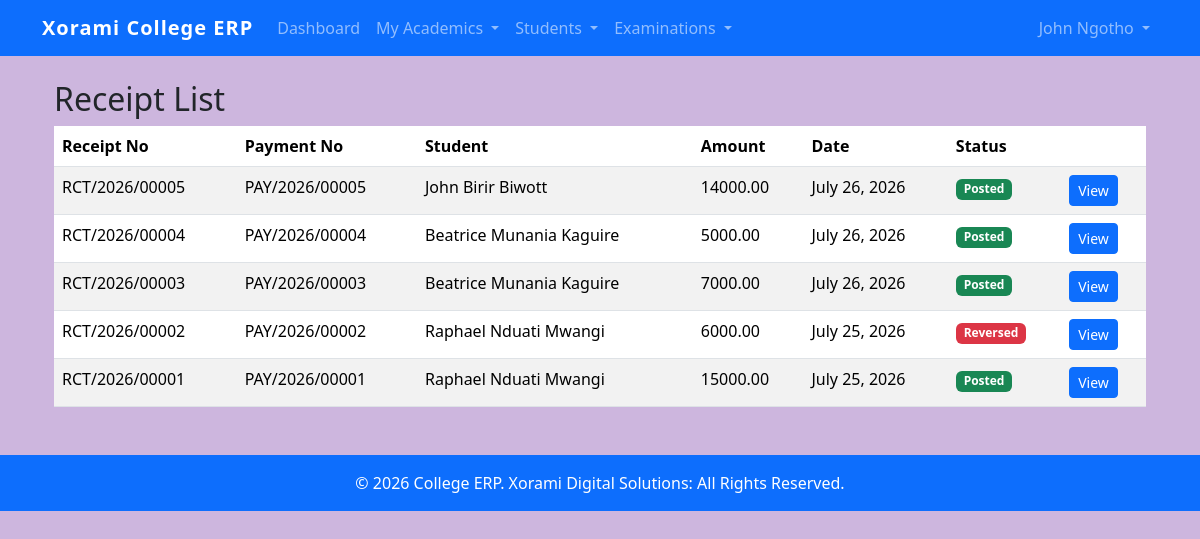
The page /finance/receipts/ (signed in) on the database as committed earlier.
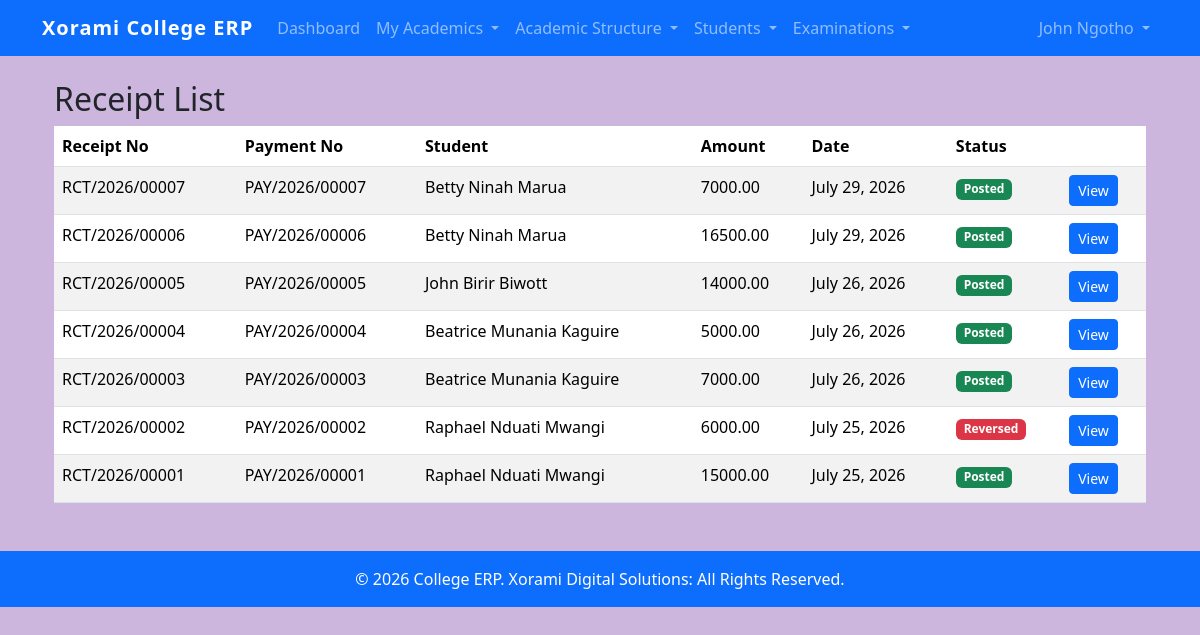
The same page on the database as committed later.
### finance/models.py (models this page shows, shortened)
class Receipt(models.Model):
    receipt_number = models.CharField(
        max_length=30,
        unique=True,
        blank=True
    )
    payment = models.OneToOneField(
        Payment,
        on_delete=models.PROTECT,
        related_name="receipt"
    )
    receipt_date = models.DateField(
        auto_now_add=True
    )
    created_by = models.ForeignKey(
        User,
        on_delete=models.PROTECT,
        related_name="receipts_created"
    )
    created_at = models.DateTimeField(
        auto_now_add=True
    )
    class Meta:
        ordering = [
            "-receipt_date",
            "-id",
        ]

class Payment(models.Model):
    PAYMENT_METHODS = [
        ("MPESA", "MPESA"),
        ("BANK", "Bank"),
        ("CASH", "Cash"),
    ]
    POSTING_STATUS = [
        ("POSTED", "Posted"),
        ("REVERSED", "Reversed"),
    ]
    payment_number = models.CharField(
        max_length=30,
        unique=True,
        blank=True,
    )
    invoice = models.ForeignKey(
        StudentInvoice,
        on_delete=models.PROTECT,
        related_name="payments",
    )
    payment_date = models.DateField(
        auto_now_add=True,
    )
    amount = models.DecimalField(
        max_digits=12,
        decimal_places=2,
    )
    payment_method = models.CharField(
        max_length=20,
        choices=PAYMENT_METHODS,
    )
    reference_number = models.CharField(
        max_length=100,
    )
    received_by = models.ForeignKey(
        settings.AUTH_USER_MODEL,
        on_delete=models.PROTECT,
    )
    remarks = models.TextField(
        blank=True,
    )
    posting_status = models.CharField(
        max_length=20,
        choices=POSTING_STATUS,
        default="POSTED",
    )
    is_reversed = models.BooleanField(
        default=False,
    )
    reversed_by = models.ForeignKey(
        settings.AUTH_USER_MODEL,
        on_delete=models.PROTECT,
        null=True,
        blank=True,
        related_name="reversed_payments",
    )
    reversal_reason = models.TextField(
        blank=True,
    )
    created_at = models.DateTimeField(
        auto_now_add=True,
    )
    class Meta:
        ordering = [
            "-payment_date",
            "-id",
        ]
        constraints = [
            models.UniqueConstraint(
                fields=[
                    "invoice",
                    "reference_number",
                ],
                name="unique_invoice_payment_reference",
            )
        ]

class StudentInvoice(models.Model):
    STATUS_CHOICES = [
        ("DRAFT", "Draft"),
        ("POSTED", "Posted"),
        ("CANCELLED", "Cancelled"),
    ]
    invoice_number = models.CharField(
        max_length=30,
        unique=True,
        blank=True
    )
    student = models.ForeignKey(
        Student,
        on_delete=models.PROTECT,
        related_name="invoices"
    )
    enrollment = models.OneToOneField(
        SemesterEnrollment,
        on_delete=models.CASCADE,
        related_name="invoice"
    )
    invoice_date = models.DateField(
        auto_now_add=True
    )
    due_date = models.DateField(
        null=True,
        blank=True
    )
    status = models.CharField(
        max_length=20,
        choices=STATUS_CHOICES,
        default="DRAFT"
    )
    credit_applied = models.DecimalField(
        max_digits=12,
        decimal_places=2,
        default=0
    )
    created_at = models.DateTimeField(
        auto_now_add=True
    )
    class Meta:
        ordering = [
            "-invoice_date"
        ]

### students/models.py (models this page shows, shortened)
class Student(models.Model):
    ACTIVE = "ACTIVE"
    INACTIVE = "INACTIVE"
    STATUS_CHOICES = [
        (ACTIVE, "Active"),
        (INACTIVE, "Inactive"),
    ]
    user = models.OneToOneField(
        User,
        on_delete=models.CASCADE,
        related_name="student_profile",
        null=True,
        blank=True,
    )
    admission_no = models.CharField(
        max_length=20,
        unique=True,
        blank=True,
    )
    first_name = models.CharField(
        max_length=100,
    )
    middle_name = models.CharField(
        max_length=100,
        blank=True,
    )
    last_name = models.CharField(
        max_length=100,
    )
    gender = models.CharField(
        max_length=10,
        choices=Applicant.GENDER_CHOICES,
    )
    date_of_birth = models.DateField(
        null=True,
        blank=True,
    )
    id_number = models.CharField(
        max_length=20,
        unique=True,
        null=True,
        blank=True,
    )
    phone = models.CharField(
        max_length=20,
    )
    email = models.EmailField(
        blank=True,
    )
    address = models.TextField(
        blank=True,
    )
    programme = models.ForeignKey(
        Programme,
        on_delete=models.PROTECT,
        related_name="students",
    )
    admission_date = models.DateField(
        default=timezone.now,
    )
    status = models.CharField(
        max_length=10,
        choices=STATUS_CHOICES,
        default=ACTIVE,
    )
    created_at = models.DateTimeField(
        auto_now_add=True,
    )
    updated_at = models.DateTimeField(
        auto_now=True,
    )
    class Meta:
        ordering = [
            "admission_no",
        ]
    @property
    def full_name(self):
        return " ".join(
            part for part in [
                self.first_name,
                self.middle_name,
                self.last_name,
            ] if part
        )

### finance/views.py (the view)
@login_required
def receipt_list(request):
    receipts = (
        Receipt.objects
        .select_related(
            "payment",
            "payment__invoice",
            "payment__invoice__student",
        )
    )
    return render(
        request,
        "finance/receipts/list.html",
        {
            "receipts": receipts,
        }
    )

### students/templatetags/student_extras.py (called while the page is built)
@register.filter
def has_group(user, group_name):
    if user.is_anonymous:
        return False
    return user.groups.filter(name=group_name).exists()

### templates/finance/receipts/list.html
{% extends "base.html" %}
{% block content %}
<div class="container mt-4">
    <h2>
        Receipt List
    </h2>
    <table class="table table-striped">
        <thead>
            <tr>
                <th>Receipt No</th>
                <th>Payment No</th>
                <th>Student</th>
                <th>Amount</th>
                <th>Date</th>
                <th>Status</th>
                <th></th>
            </tr>
        </thead>
        <tbody>
            {% for receipt in receipts %}
            <tr>
                <td>{{ receipt.receipt_number }}</td>
                <td>{{ receipt.payment.payment_number }}</td>
                <td>{{ receipt.payment.invoice.student.full_name }}</td>
                <td>{{ receipt.payment.amount }}</td>
                <td>{{ receipt.receipt_date }}</td>
                <td>
                    {% if receipt.payment.is_reversed %}
                        <span class="badge bg-danger">
                            Reversed
                        </span>
                    {% else %}
                        <span class="badge bg-success">
                            Posted
                        </span>
                    {% endif %}
                </td>
                <td>
                    <a href="{% url 'finance:receipt_detail' receipt.pk %}"
                    class="btn btn-primary btn-sm">
                        View
                    </a>
                </td>
            </tr>
            {% empty %}
            <tr>
                <td colspan="6">
                    No receipts found.
                </td>
            </tr>
            {% endfor %}
        </tbody>
    </table>
</div>
{% endblock %}

### templates/base.html (shortened to what this page needs)
<!DOCTYPE html>
<html lang="en">
<head>
  {% load static %}
    <link
        href="https://cdn.jsdelivr.net/npm/bootstrap@5.3.7/dist/css/bootstrap.min.css"
        rel="stylesheet"
    >
    <link
    rel="stylesheet"
    href="{% static 'css/style.css' %}">
</head>
<body>
    {% include "includes/navbar.html" %}
    <div class="container mt-4">
{% block content %}
{% endblock %}
    </div>
    {% include "includes/footer.html" %}
</html>

### templates/includes/navbar.html (shortened to what this page needs)
{% load static %}
{% load student_extras %}
<nav class="navbar navbar-expand-lg navbar-dark bg-primary">
    <div class="container">
        <a class="navbar-brand"
           href="{% url 'home' %}">
            Xorami College ERP
        </a>
        <div class="collapse navbar-collapse"
             id="navbarNav">
            {% if user.is_authenticated %}
            <ul class="navbar-nav me-auto">
                <li class="nav-item">
                    <a class="nav-link"
                       href="{% url 'home' %}">
                        Dashboard
                    </a>
                </li>
                {% include "includes/nav/student.html" %}
                {% include "includes/nav/academic_structure.html" %}
                {% include "includes/nav/students.html" %}
                {% include "includes/nav/examinations.html" %}
            </ul>
            <ul class="navbar-nav ms-auto">
                {% include "includes/nav/account_menu.html" %}
            </ul>
            {% endif %}
        </div>
    </div>
</nav>

### templates/includes/nav/student.html (shortened to what this page needs)
<li class="nav-item dropdown">
    <a class="nav-link dropdown-toggle"
       href="#"
       role="button"
       data-bs-toggle="dropdown">
        My Academics
    </a>
</li>

### templates/includes/nav/academic_structure.html (shortened to what this page needs)
{% if perms.students.view_department or perms.students.view_programme or perms.students.view_programmelevel or perms.students.view_course or perms.students.view_unit or perms.students.view_unitoffering %}
<li class="nav-item dropdown">
    <a class="nav-link dropdown-toggle"
       href="#"
       role="button"
       data-bs-toggle="dropdown">
        Academic Structure
    </a>
</li>
{% endif %}

### templates/includes/nav/students.html (shortened to what this page needs)
{% if perms.students.view_student or perms.students.view_semesterenrollment or perms.students.view_registration or user.is_superuser %}
<li class="nav-item dropdown">
    <a class="nav-link dropdown-toggle"
       href="#"
       role="button"
       data-bs-toggle="dropdown">
        Students
    </a>
</li>
{% endif %}

### templates/includes/nav/examinations.html (shortened to what this page needs)
{% load student_extras %}
{% if user.is_superuser or user|has_group:"Exam Officer" or user|has_group:"Lecturer" or perms.students.view_lecturerassignment %}
<li class="nav-item dropdown">
    <a class="nav-link dropdown-toggle"
       href="#"
       role="button"
       data-bs-toggle="dropdown">
        Examinations
    </a>
</li>
{% endif %}

### templates/includes/nav/account_menu.html (shortened to what this page needs)
<li class="nav-item dropdown">
    <a class="nav-link dropdown-toggle"
       href="#"
       role="button"
       data-bs-toggle="dropdown"
       aria-expanded="false">
        {{ user.get_full_name|default:user.username }}
    </a>
</li>

### templates/includes/footer.html
<footer class=" bg-primary text-white mt-5 py-3">
    <div class="container text-center">
        <p class="mb-0">
            &copy; 2026 College ERP.
           Xorami Digital Solutions: All Rights Reserved.
        </p>
    </div>
</footer>

### static/css/style.css (style rules this page uses)
body { background-color:#cdb6de; }
.navbar-brand { font-weight:bold; letter-spacing:1px; }
.table { margin-bottom:0; }
footer { margin-top:400px; }

Rows that differ between the two databases and show on the page:
added Receipt: receipt_number "RCT/2026/00007", payment.payment_number "PAY/2026/00007", payment.invoice.student.full_name "Betty Ninah Marua", payment.amount "7000.00", receipt_date "July 29, 2026", shows "Posted"
added Receipt: receipt_number "RCT/2026/00006", payment.payment_number "PAY/2026/00006", payment.invoice.student.full_name "Betty Ninah Marua", payment.amount "16500.00", receipt_date "July 29, 2026", shows "Posted"
Other text that changed with them:
text now shown: "Academic Structure"
